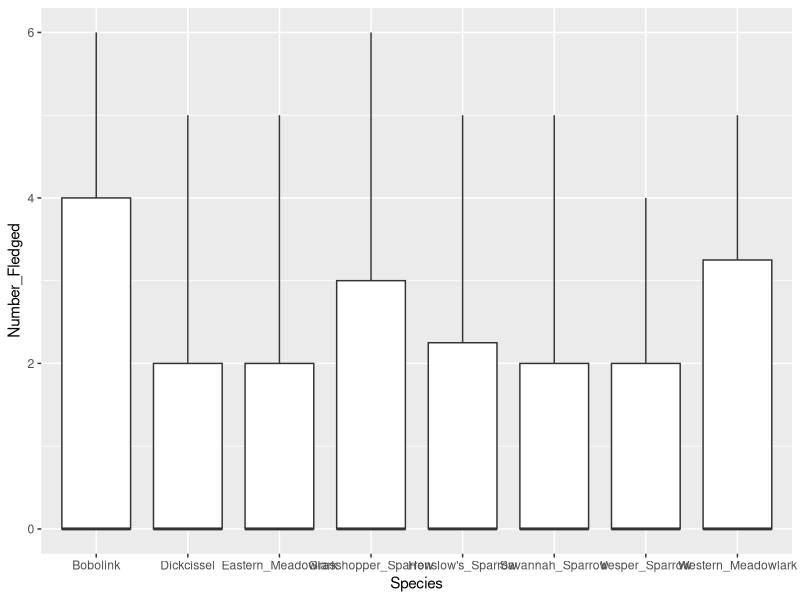

Source code (R):
## ---- chunk 1
# Datatset import under the name of "data"
# data <- read.table("Bird_dataset.csv", sep="\t", header = TRUE)
bird <- read.table("Bird_dataset.txt", header = TRUE, stringsAsFactors = TRUE)

data <- bird
## ---- chunk 2
# Charge the librairies
library(ggplot2)
## ---- chunk 3
# View the firsts lignes of the dataset
head(data)
## ---- chunk 4
# Compari
ggplot(data, aes(x = Species, 
                 y = Number_Fledged
                 )
       ) +
  geom_boxplot(outlier.shape = 0.2)
                 
                 
## ---- chunk 5
sp_fledged <- data |>
  dplyr::select(
    Species, 
    Number_Fledged
    ) |>
  dplyr::group_by(Species) |>
  dplyr::summarise()
  

sp_fledged
